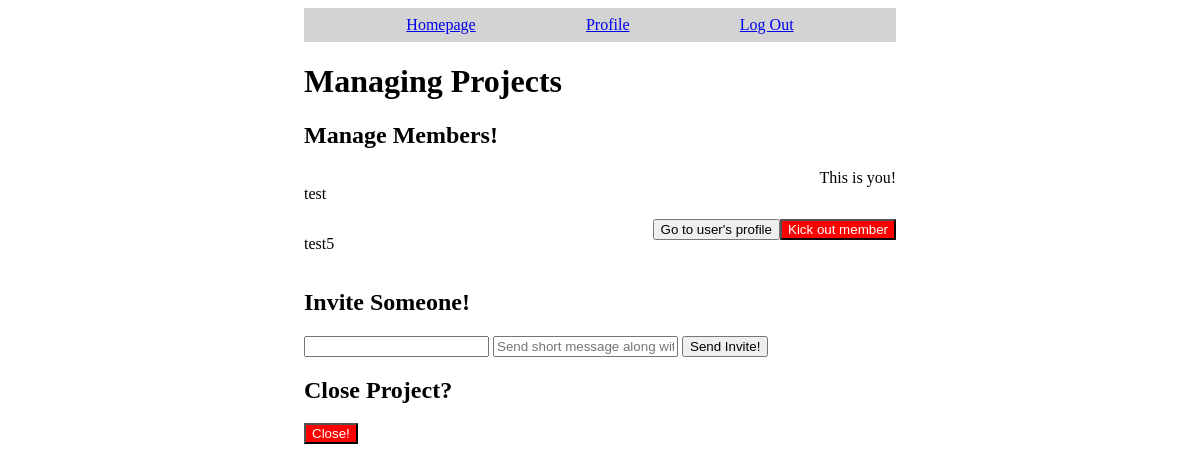
The page /manageProject.php?projectID=2 (signed in) on the database its author committed.
### tables this page shows
CREATE TABLE `student` (
  `id` int(10) UNSIGNED NOT NULL,
  `username` varchar(255) NOT NULL,
  `password` varchar(255) NOT NULL,
  `firstName` varchar(255) NOT NULL,
  `lastName` varchar(255) NOT NULL,
  `email` varchar(255) DEFAULT NULL
);

### manageProject.php (the view, shortened to what this page needs)
<?php
if (!isset($_GET["projectID"])) {
    echo "<script type='text/javascript'>alert('Project not specified');</script>";
    header("Location: homepage.php");
    die();
} else if (!isset($_SESSION["currentUser"])) {
    echo "<script type='text/javascript'>alert('Log in to post');</script>";
    header("Location: login.php");
    die();
} else {
    $db = mysqli_connect('localhost', 'root', '') or die('Unable to connect. Check your connection parameters.');
    mysqli_select_db($db, 'projectSite') or die(mysqli_error($db));
    $groupID = $_GET["projectID"];
}
?>
<html>
<head>
    <link rel="stylesheet" href="css/form.css">
    <link rel="stylesheet" href="css/bodyMain.css">
</head>
<body>
    <div class="bodyMain">
        <?php include "navbar.php"; ?>
        <h1>Managing Projects</h1>
        <h2>Manage Members!</h2>
        <?php
        $findAllMembersQuery = "SELECT * FROM student WHERE id IN (SELECT memberID FROM projectmembers WHERE groupID = '$groupID')";
        $allMembersResult = mysqli_query($db, $findAllMembersQuery);
        echo "<div style='display: flex; flex-direction: column; justify-content: evenly-spaced'>";
        while ($memberData = mysqli_fetch_assoc($allMembersResult)) {
            $id = $memberData["id"];
            $username = $memberData['username'];
            if ($currentUserID == $id) {
                $buttons = "This is you!";
            } else {
                $buttons = "<div style='flex-direction: row; display: flex;'>
                                <a href='profile.php?student=$id'><button>Go to user's profile</button></a>
                                <form action='?action=kickOutUser&projectID=$groupID' method='post'>
                                    <input type='text' name='kickOutID' value='$id' hidden>
                                    <button style='color: white; background-color: red;'>Kick out member</button>
                                </form>
                            </div>";
            }
            echo "<div style='flex-direction: row; display: flex; justify-content: space-between;'>
                <p>$username</p>" . $buttons . "
                </div>";
        }
        echo "</div>";
        ?>
        <h2>Invite Someone!</h2>
        <form action="?action=sendInvite&projectID=<?php echo $groupID ?>" method='post'>
            <input type='text' name='invitingUsername' required>
            <input type="text" placeholder="Send short message along with invites!(255 characters max)" name="body" maxlength="255">
            <button>Send Invite!</button>
        </form>
        <h2>Close Project?</h2>
        <form action="?action=close&projectID=<?php echo $groupID ?>" method='post'>
            <button style='color: white; background-color: red;'>Close!</button>
        </form>
    </div>
</body>
</html>

### css/bodyMain.css (style rules this page uses)
.bodyMain { width: 50%; display: relative; translate: 50%; }

### rows shown on the page
student: username "test", id "This is you!"
student: username "test5"
